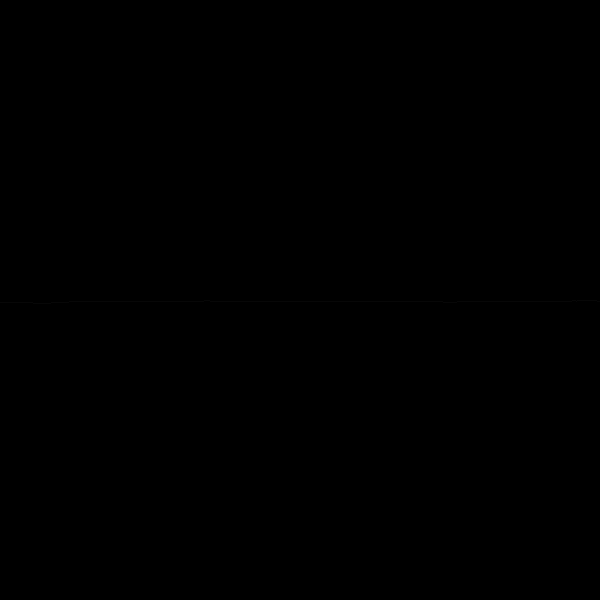
Frame 1 (no input)
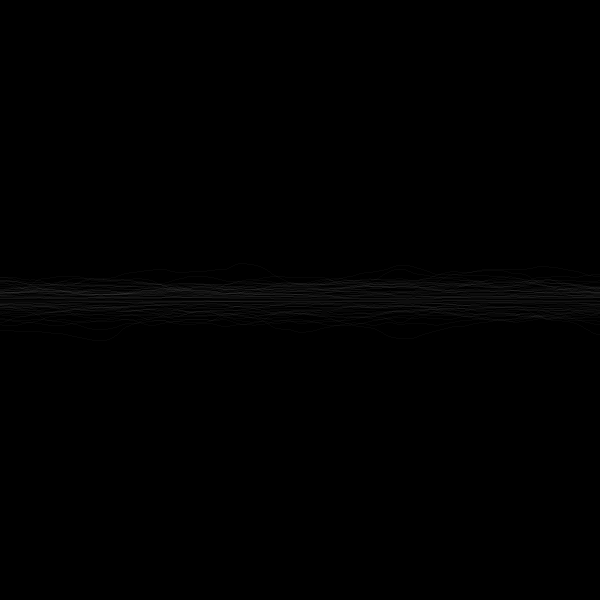
Frame 60 (the mouse pressed at the canvas centre just before this capture)
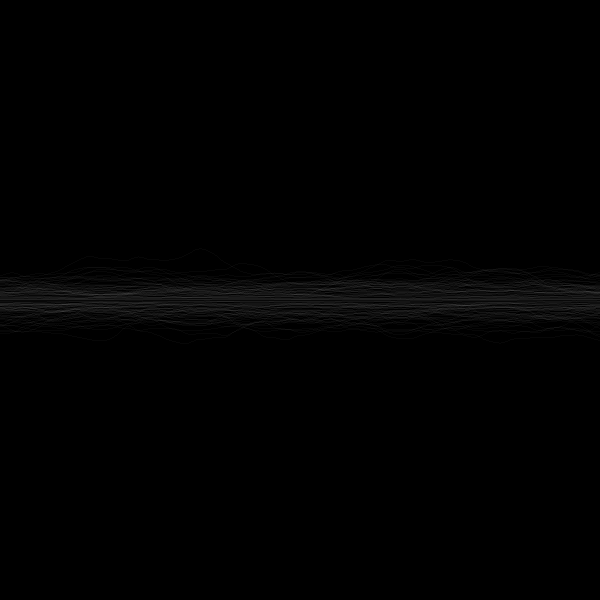
Frame 120 (the mouse held since frame 60 and released just before this capture)

The Processing sketch that drew these frames (run headless with seeded random() and noise(); from frame 60 on, the mouse is pressed at the canvas centre):

// Processing sketch: sketch28
// ── sketch28.pde
int N=1000;
float DIVX=10.0f,DIVY=10.0f;
float D = 100;

float r, a;
float x, y;

void setup() {
  size(600,600);
  
  r = 0;
  a = 0;
  
  background(0);
}

void draw() {
  translate(0, height/2);
  
  // particle line
  stroke(255, 10);
  float x, y;
  float D=randomGaussian() * 30;
  println(D);
  for (int i=0; i<width; i++) {
    y = noise(i/(N/DIVY), frameCount) * D;
    
    point(i, y);
  }
  
}
